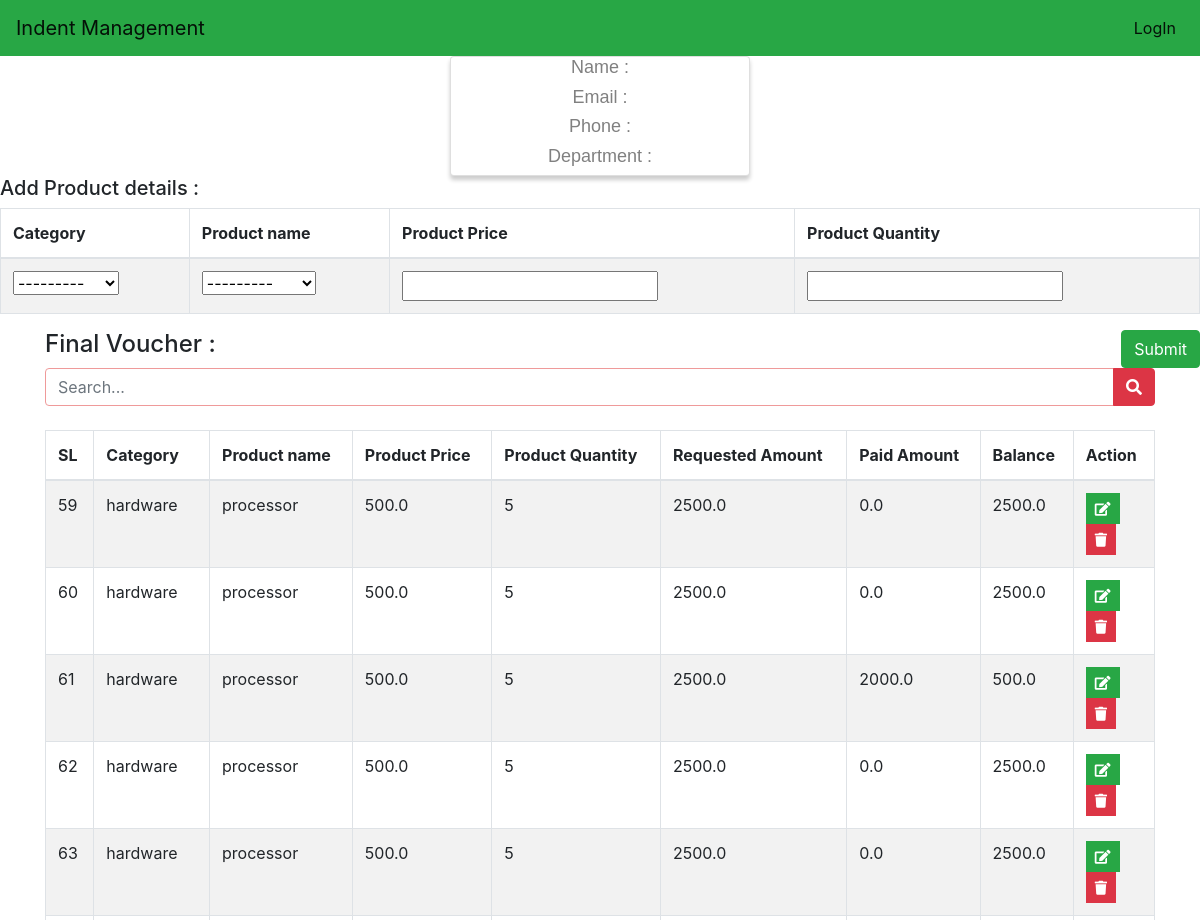
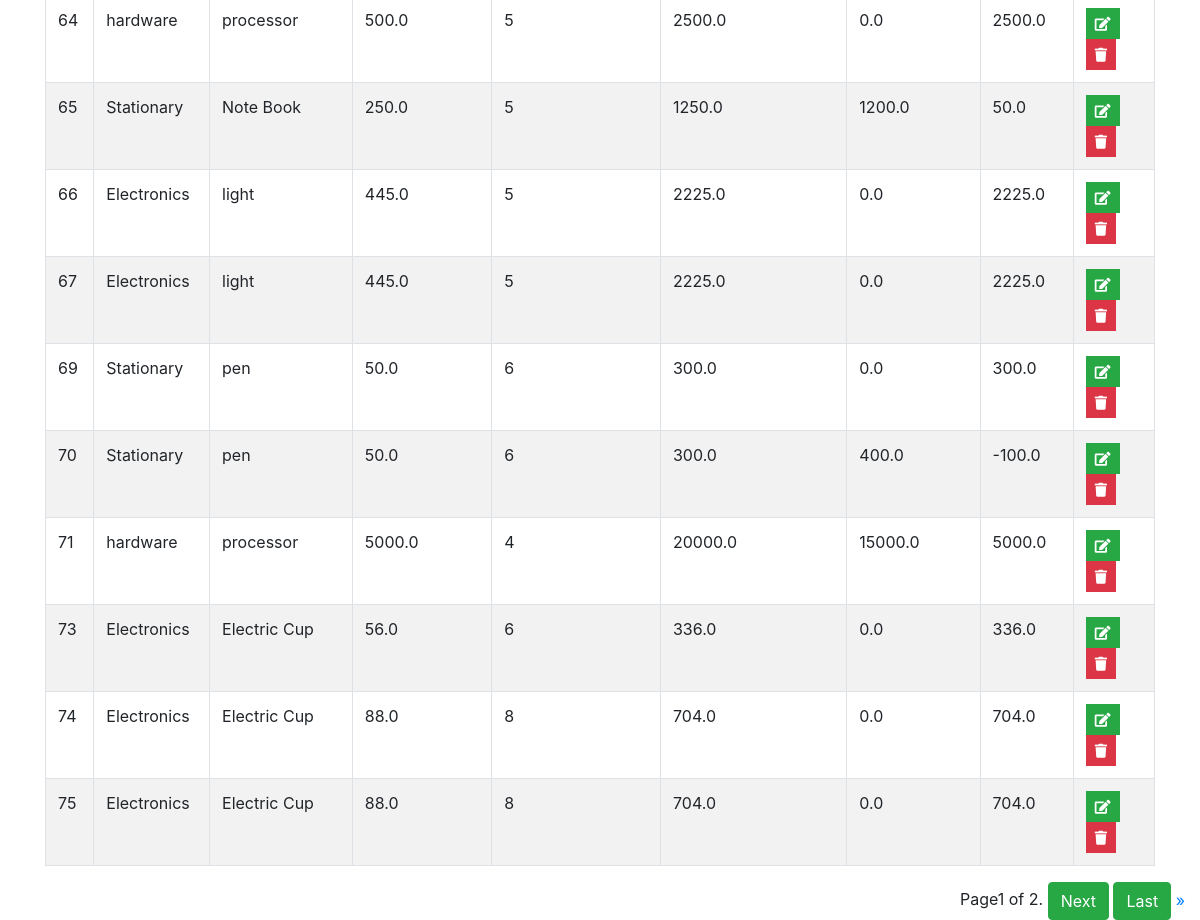
The page /product/voucher on the database its author committed (2 pictures, top to bottom).
### indentapp/models.py (models this page shows, shortened)
class Indent(models.Model):
    user = models.ForeignKey(Profile, on_delete=models.CASCADE)
    category = models.ForeignKey(Category, on_delete=models.CASCADE)
    product = models.ForeignKey(Product, on_delete=models.CASCADE)
    product_price = models.FloatField(blank=True)
    product_quantity = models.IntegerField(null=True)
    requested_amount = models.FloatField(null=False, blank=True, default=0)
    paid_amount = models.FloatField(null=True, default=0)
    balance = models.FloatField(null=True, default=0)

class Category(models.Model):
    category_name = models.CharField(max_length=50)
    def __str__(self):
        return self.category_name

class Product(models.Model):
    product_category = models.ForeignKey(Category, on_delete=models.CASCADE)
    product_name = models.CharField(max_length=50)
    def __str__(self):
        return self.product_name

### indentapp/views.py (the view)
# urls.py: path('product/voucher', views.ProductVoucher, name='voucher'),
def ProductVoucher(request):
    if 'q' in request.GET:
        q = request.GET['q']
        all_data = Indent.objects.filter(id__icontains=q)
    else:
        all_data = Indent.objects.all()
    paginator = Paginator(all_data, 15)  # Show 15 contacts per page.
    page_number = request.GET.get('page')
    total_data = paginator.get_page(page_number)
    form = ProductVoucherForm(request.POST or None)
    if form.is_valid():
        form.save()
    context = {
        'data': form,  # 'all': all_data,
        'all_data': total_data
    }
    return render(request, 'product_voucher.html', context)

### indentapp/forms.py
class ProductVoucherForm(forms.ModelForm):
    requested_amount = forms.FloatField(required=False)
    paid_amount = forms.FloatField(required=False)
    balance = forms.FloatField(required=False)
    class Meta:
        model = Indent
        fields = ['user', 'category', 'product', 'product_price', 'product_quantity', 'requested_amount', 'paid_amount',
                  'balance']

### templates/product_voucher.html (shortened to what this page needs)
{% extends 'index.html' %}
{% block content %}
<html>
<head>
    <link rel="stylesheet" href="https://cdnjs.cloudflare.com/ajax/libs/font-awesome/4.7.0/css/font-awesome.min.css">
</head>
<body>
<div class="card">
    <h6 class="title"> Name : {{user.username}}</h6>
    <h6 class="title">Email : {{user.profile.email}}</h6>
    <h6 class="title">Phone : {{user.profile.phone}}</h6>
    <h6 class="title">Department : {{user.profile.dept}}</h6>
</div>
</body>
</html>
<html lang="en" xmlns="http://www.w3.org/1999/html">
<head>
    <link rel="stylesheet" href="https://stackpath.bootstrapcdn.com/bootstrap/4.2.1/css/bootstrap.min.css"
>
    <link rel="stylesheet" href="https://use.fontawesome.com/releases/v5.6.3/css/all.css"
>
    <link rel="stylesheet" href="https://unpkg.com/bootstrap-table@1.15.4/dist/bootstrap-table.min.css">
</head>
<body>
<h5> Add Product details :</h5>
<form action="{% url 'voucher' %}" method="POST">
    <table class="table table-bordered table-striped">
        <thead>
        <tr>
            <th>Category</th>
            <th>Product name</th>
            <th>Product Price</th>
            <th>Product Quantity</th>
        </tr>
        </thead>
        <tbody>
        <tr>
            <td>{{ data.category }}</td>
            <td>{{ data.product }}</td>
            <td>{{ data.product_price }}</td>
            <td>{{ data.product_quantity }}</td>
        </tr>
        </tbody>
    </table>
    <button type="submit" class="btn btn-success" style="float:right" >Submit</button>
</form>
<div class="container">
    <h4>Final Voucher :</h4>
    <form class="  ">
        <div class="input-group md-form form-sm form-2 pl-0">
            <input class="form-control my-0 py-1 red-border" type="text" name="q" placeholder="Search..."
                   aria-label="Search">
            <div class="input-group-append">
                <button class="btn btn-danger" typeof="submit" id="basic-text1"><i class="fas fa-search text-grey"
                                                                                   aria-hidden="true"></i></button>
            </div>
        </div>
    </form>
    <br>
    <table class="table table-bordered table-striped">
        <thead>
        <tr>
            <th>SL</th>
            <th>Category</th>
            <th>Product name</th>
            <th>Product Price</th>
            <th>Product Quantity</th>
            <th>Requested Amount</th>
            <th>Paid Amount</th>
            <th>Balance</th>
            <th>Action</th>
        </tr>
        </thead>
        <tbody id="myTable">
        {% for i in all_data %}
        <tr>
            <td>{{i.id}}</td>
            <td>{{i.category}}</td>
            <td>{{i.product}}</td>
            <td>{{i.product_price}}</td>
            <td>{{i.product_quantity}}</td>
            <td>{{i.requested_amount}}</td>
            <td>{{i.paid_amount}}</td>
            <td>{{i.balance}}</td>
            <td>
                <ul class="list-inline m-0">
                    <li class="list-inline-item">
                        <a href="{% url 'update' i.id %}">
                            <button class="btn btn-success btn-sm rounded-0" type="button" data-toggle="tooltip"
                                    data-placement="top" title="Edit"><i class="fa fa-edit"></i></button>
                        </a>
                    </li><br>
                    <li class="list-inline-item">
                        <a href="{% url 'delete' i.id %}">
                            <button class="btn btn-danger btn-sm rounded-0" type="button" data-toggle="tooltip" data-placement="top" title="Delete"><i class="fa fa-trash"></i></button>
                        </a>
                    </li>
                </ul>
            </td>
        </tr>
        {% endfor %}
        </tbody>
    </table>
</div>
</body>
</html>
<div class="container-fluid">
    <div class="pagination" style="float:right">
    <span class="step-links">
        <span class="current">
            Page{{ all_data.number }} of {{ all_data.paginator.num_pages }}.
        </span>
        {% if all_data.has_next %}
            <a href="?page={{ all_data.next_page_number }}"><button class="btn btn-success">Next</button></a>
            <a href="?page={{ all_data.paginator.num_pages }}"><button class="btn btn-success">Last</button> &raquo;</a>
        {% endif %}
     </span>
    </div>
</div>
{% endblock content %}

### templates/index.html (shortened to what this page needs)
<!doctype html>
<html lang="en">
<head>
    <link rel="stylesheet" href="https://stackpath.bootstrapcdn.com/bootstrap/4.1.3/css/bootstrap.min.css"
>
</head>
<body>
<nav class="navbar navbar-expand-lg navbar-light bg-success">
    <a class="navbar-brand" href="/index">Indent Management</a>
    <div class="collapse navbar-collapse" id="navbarNavAltMarkup">
        <div class="navbar-nav ml-auto">
            {% if user.is_authenticated %}
            <a class="nav-item nav-link active" href="/product/voucher">Home <span class="sr-only">(current)</span></a>
             <li class="nav-item dropdown">
        <a class="nav-link dropdown-toggle" href="/index" id="navbarDropdown" role="button" data-toggle="dropdown" aria-haspopup="true" aria-expanded="false">
          Product
        <span class="sr-only">(current)</span></a>
        <div class="dropdown-menu" aria-labelledby="navbarDropdown">
          <a class="dropdown-item" href="{% url 'category' %}">Category</a>
          <a class="dropdown-item" href="{% url 'product' %}">Product</a>
        </div>
      </li>
            <a class="nav-item nav-link" href="">{{user.username}}<span class="sr-only">(current)</span></a>
            <a class="nav-item nav-link active" href="/logout">Logout<span class="sr-only">(current)</span></a>
            {% else %}
            <a class="nav-item nav-link active" href="/login">LogIn<span class="sr-only">(current)</span></a>
            {% endif %}
        </div>
    </div>
</nav>
{% block content %}
{% endblock content %}
</body>
</html>

### templates/product_voucher.html (style rules this page uses)
.card { box-shadow: 0 4px 4px 0 rgba(0, 0, 0, 0.2); max-width: 300px; max-height: 200px; margin: auto; text-align: center; font-family: arial; }
.title { color: grey; font-size: 18px; }
.input-group.md-form.form-sm.form-2 input { border: 1px solid #bdbdbd; border-top-left-radius: 0.25rem; border-bottom-left-radius: 0.25rem; }
.input-group.md-form.form-sm.form-2 input.red-border { border: 1px solid #ef9a9a; }

### rows shown on the page
Indent: id "59", category "hardware", product "processor", product_price "500.0", product_quantity "5", requested_amount "2500.0", paid_amount "0.0", balance "2500.0"
Indent: id "60", category "hardware", product "processor", product_price "500.0", product_quantity "5", requested_amount "2500.0", paid_amount "0.0", balance "2500.0"
Indent: id "61", category "hardware", product "processor", product_price "500.0", product_quantity "5", requested_amount "2500.0", paid_amount "2000.0", balance "500.0"
Indent: id "62", category "hardware", product "processor", product_price "500.0", product_quantity "5", requested_amount "2500.0", paid_amount "0.0", balance "2500.0"
Indent: id "63", category "hardware", product "processor", product_price "500.0", product_quantity "5", requested_amount "2500.0", paid_amount "0.0", balance "2500.0"
Indent: id "64", category "hardware", product "processor", product_price "500.0", product_quantity "5", requested_amount "2500.0", paid_amount "0.0", balance "2500.0"
Indent: id "65", category "Stationary", product "Note Book", product_price "250.0", product_quantity "5", requested_amount "1250.0", paid_amount "1200.0", balance "50.0"
Indent: id "66", category "Electronics", product "light", product_price "445.0", product_quantity "5", requested_amount "2225.0", paid_amount "0.0", balance "2225.0"
Indent: id "67", category "Electronics", product "light", product_price "445.0", product_quantity "5", requested_amount "2225.0", paid_amount "0.0", balance "2225.0"
Indent: id "69", category "Stationary", product "pen", product_price "50.0", product_quantity "6", requested_amount "300.0", paid_amount "0.0", balance "300.0"
Indent: id "70", category "Stationary", product "pen", product_price "50.0", product_quantity "6", requested_amount "300.0", paid_amount "400.0", balance "-100.0"
Indent: id "71", category "hardware", product "processor", product_price "5000.0", product_quantity "4", requested_amount "20000.0", paid_amount "15000.0", balance "5000.0"
Indent: id "73", category "Electronics", product "Electric Cup", product_price "56.0", product_quantity "6", requested_amount "336.0", paid_amount "0.0", balance "336.0"
Indent: id "74", category "Electronics", product "Electric Cup", product_price "88.0", product_quantity "8", requested_amount "704.0", paid_amount "0.0", balance "704.0"
Indent: id "75", category "Electronics", product "Electric Cup", product_price "88.0", product_quantity "8", requested_amount "704.0", paid_amount "0.0", balance "704.0"

### other values the page prints
{{ all_data.number }} "1"
{{ all_data.paginator.num_pages }} "2"
